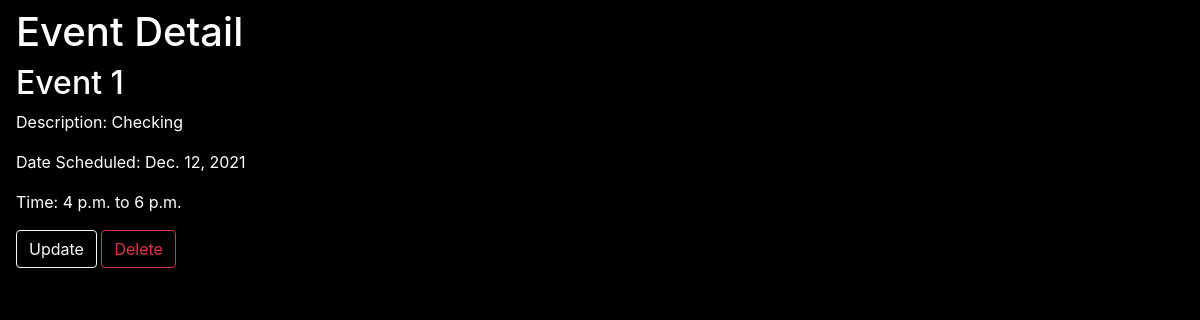
Screenshot of /calendar/event/3/ with the database file from the repository.
### cal/models.py (models this page shows, shortened)
class Event(models.Model):
    e_user = models.ForeignKey(User, related_name="user", on_delete=models.CASCADE)
    name = models.CharField(max_length=30)
    desc = models.TextField(max_length=100)
    date = models.DateField()
    start_t = models.TimeField(null=True, blank=True)
    end_t = models.TimeField(null=True, blank=True)

### cal/views.py (the view)
# urls.py: path('event/<int:pk>/', EventDetailView.as_view(), name='event-detail'),
class EventDetailView(DetailView):
    model = Event

### cal/templates/cal/event_detail.html (shortened to what this page needs)
{% extends "projects/base.html" %}
{% load crispy_forms_tags %}
    {% block content %}
    <h1 class="ml-3 mb-2 mt-2" style="color:white;">Event Detail</h1>
    <div class="ml-3 mb-2" style="color:white;">
        <h2>{{ object.name }}</h2>
        <p>Description: {{ object.desc }}</p>
        <p>Date Scheduled: {{ object.date }}</p>
        {% if object.start_t and not object.end_t %}
        <p>Starts at: {{ object.start_t }}</p>
        {% elif object.end_t and not object.start_t %}
        <p>Ends at: {{ object.end_t }}</p>
        {% elif not object.start_t and not object.end_t %}
        {% elif not object.start_t and not object.end_t %}
        <p>Time: Not Specified</p>
        {% else %}
        <p>Time: {{ object.start_t }} to {{ object.end_t }}</p>
        {% endif %}
        <a class="btn btn-outline-light" href="{% url 'event-update' object.id %}">Update</a>
        <a class="btn btn-outline-danger" href="{% url 'event-delete' object.id%}">Delete</a>
    </div>
    {% endblock content %}

### rows the page displays
Event: name "Event 1", desc "Checking", date "Dec. 12, 2021", start_t "4 p.m.", end_t "6 p.m."
